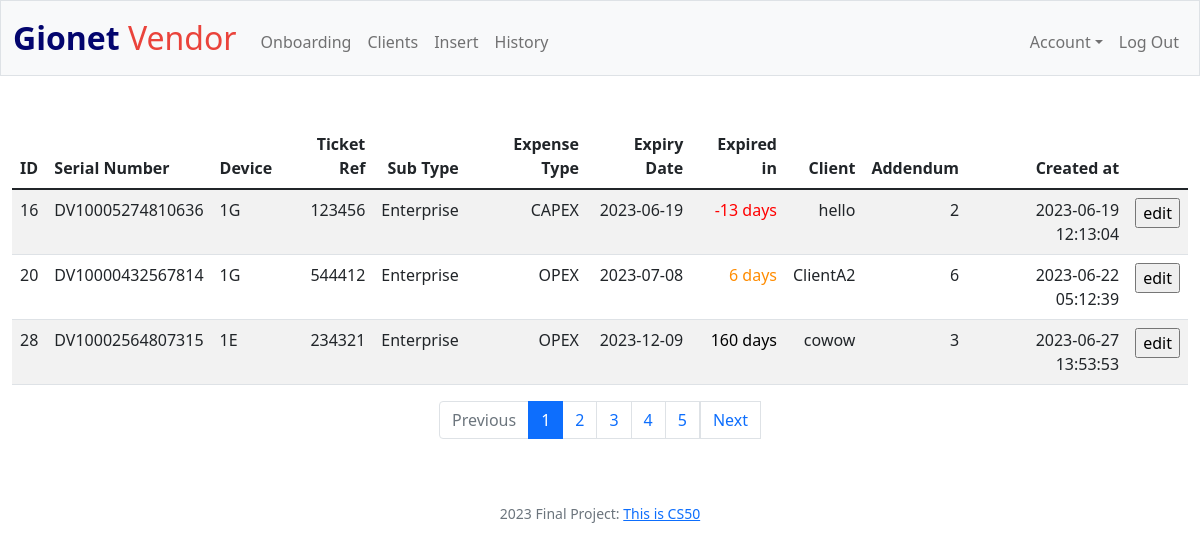
/ (signed in), run on the app's committed database.
### tables this page shows
CREATE TABLE tracking(
    id INTEGER PRIMARY KEY AUTOINCREMENT NOT NULL,
    serial_num TEXT NOT NULL,
    Device TEXT NOT NULL,
    ticket_ref INTEGER NOT NULL,
    subs_type TEXT NOT NULL,
    expense_type TEXT NOT NULL,
    exp_date DATE NOT NULL,
    client TEXT NOT NULL,
    Addendum INTERGER NOT NULL,
    created_at TEXT DEFAULT CURRENT_TIMESTAMP
, user_id INTEGER);

### app.py (the view)
@app.route("/")
@login_required
def index():
    per_page = 3
    total_rows = db.execute("SELECT COUNT(*) FROM tracking")
    total_pages = math.ceil(total_rows[0]["COUNT(*)"] / per_page)
    page = request.args.get('page', 1, type=int)
    offset = (page - 1) * per_page
    transactions = db.execute(
        "SELECT id, serial_num, Device, ticket_ref, subs_type, expense_type, exp_date, client, addendum, created_at FROM tracking;")
    for row in transactions:
        exp_date = row["exp_date"]
        year = exp_date // 10000
        month = (exp_date // 100) % 100
        day = exp_date % 100
        date_obj = date(year, month, day)
        row["expiry"] = date_obj
        expiration = date_obj - date.today()
        row["expiration"] = expiration.days
    sorted_transactions = sorted(transactions, key=lambda row: row["expiration"])
    transactions = sorted_transactions[offset:offset + per_page]
    return render_template("index.html", database=transactions, page=page, total_pages=total_pages)

### app.py (called while the page is built)
@app.after_request
def after_request(response):
    response.headers["Cache-Control"] = "no-cache, no-store, must-revalidate"
    response.headers["Expires"] = 0
    response.headers["Pragma"] = "no-cache"
    return response

@app.context_processor
def inject_user():
        user_id = session.get('user_id')
        if user_id:
            user = db.execute("SELECT username FROM users WHERE id = ?", user_id)
            if user:
                return {'username': user[0]['username']}
        return {}

### helpers.py (called while the page is built)
def login_required(f):
    @wraps(f)
    def decorated_function(*args, **kwargs):
        if session.get("user_id") is None:
            return redirect("/login")
        return f(*args, **kwargs)
    return decorated_function

### templates/index.html (shortened to what this page needs)
{% extends "layout.html" %}
{% block main %}
    <form action="/index" method="post">
        <table class="table table-striped">
                <thead>
                    <tr>
                        <th class="text-start">ID</th>
                        <th class="text-start">Serial Number</th>
                        <th class="text-start">Device</th>
                        <th class="text-end">Ticket Ref</th>
                        <th class="text-end">Sub Type</th>
                        <th class="text-end">Expense Type</th>
                        <th class="text-end">Expiry Date</th>
                        <th class="text-end">Expired in</th>
                        <th class="text-end">Client</th>
                        <th class="text-end">Addendum</th>
                        <th class="text-end">Created at</th>
                    </tr>
                </thead>
            <tbody>
                {% for row in database %}
                    <tr>
                        <td class="text-start">{{ row["id"] }}</td>
                        <td class="text-start">{{ row["serial_num"] }}</td>
                        <td class="text-start">{{ row["Device"] }}</td>
                        <td class="text-end">{{ row["ticket_ref"] }}</td>
                        <td class="text-end">{{ row["subs_type"] }}</td>
                        <td class="text-end">{{ row["expense_type"] }}</td>
                        <td class="text-end">{{ row["expiry"] }}</td>
                        <td class="text-end" style ="color: {% if 0 <= row['expiration'] <= 30 %}darkorange{% elif row['expiration'] < 0 %}red{% else %}black{% endif %};">
                            {{ row["expiration"] }} days
                        </td>
                        <td class="text-end">{{ row["client"] }}</td>
                        <td class="text-end">{{ row["Addendum"] }}</td>
                        <td class="text-end">{{ row["created_at"] }}</td>
                        <td>
                            <form action="{{ url_for('edit') }}" method ="GET">
                                <input type="submit" value="edit" />
                            </form>
                        </td>
                    </tr>
                {% endfor %}
            </tbody>
        </table>
            <div class="pagination_section d-flex justify-content-center">
                <ul class="pagination">
                    {% if page > 1 %}
                    <li>
                        <a class="page-link" href="/?page={{ page - 1 }}">Previous</a>
                    </li>
                    {% else %}
                    <li class="page-item disabled">
                        <a class="page-link" href="#" tabindex="-1">Previous</a>
                    </li>
                    {% endif %}
                    {% for p in range(1, total_pages + 1) %}
                    <li class="page-item {% if p == page %}active{% endif %}">
                        <a class="page-item"><a class="page-link" href="/?page={{ p }}">{{ p }}</a>
                    </li>
                    {% endfor %}
                    {% if page < total_pages %}
                    <li>
                        <a class="page-link" href="/?page={{ page + 1 }}">Next</a>
                    </li>
                    {% else %}
                    <li class="page-item disabled">
                        <a class="page-link" href="#">Next</a>
                    </li>
                    {% endif %}
                </ul>
            </div>
    </form>
{% endblock %}

### templates/layout.html (shortened to what this page needs)
<!DOCTYPE html>
<html lang="en">
    <head>
        <link href="https://cdn.jsdelivr.net/npm/bootstrap@5.1.3/dist/css/bootstrap.min.css" rel="stylesheet">
        <link href="/static/styles.css" rel="stylesheet">
    </head>
    <body>
        <nav class="bg-light border navbar navbar-expand-md navbar-light">
            <div class="container-fluid">
                <a class="navbar-brand" href="/"><span class="navy" style="font-weight: bold;">Gionet</span> <span class="red">Vendor</span></a>
                <div class="collapse navbar-collapse" id="navbar">
                    {% if session["user_id"] %}
                        <ul class="navbar-nav me-auto mt-2">
                            <li class="nav-item"><a class="nav-link" href="/onboarding">Onboarding</a></li>
                            <li class="nav-item"><a class="nav-link" href="/client_list">Clients</a></li>
                            <li class="nav-item"><a class="nav-link" href="/insert">Insert</a></li>
                            <li class="nav-item"><a class="nav-link" href="/history">History</a></li>
                        </ul>
                        <ul class="navbar-nav ms-auto mt-2">
                            <li class="nav-item dropdown">
                                <a class="nav-link dropdown-toggle" data-bs-toggle="dropdown">Account</a>
                            </li>
                            <li class="nav-item"><a class="nav-link" href="/logout">Log Out</a></li>
                        </ul>
                    {% else %}
                        <ul class="navbar-nav ms-auto mt-2">
                            <li class="nav-item"><a class="nav-link" href="/register">Register</a></li>
                            <li class="nav-item"><a class="nav-link" href="/login">Log In</a></li>
                        </ul>
                    {% endif %}
                </div>
            </div>
        </nav>
        <main class="container-fluid py-5 text-center">
            {% block main %}{% endblock %}
        </main>
        <footer class="mb-5 small text-center text-muted">
            2023 Final Project: <a href="https://cs50.harvard.edu/x/2023/project/">This is CS50</a>
        </footer>
    </body>
</html>

### static/styles.css (style rules this page uses)
nav .navbar-brand { font-size: xx-large; }
nav .navbar-brand .red { color: #ea433b; }
nav .navbar-brand .navy { color: #03056e; }

### data on the page
tracking: id "16", serial_num "DV10005274810636", Device "1G", ticket_ref "123456", subs_type "Enterprise", expense_type "CAPEX", expiry "2023-06-19", expiration "-13", client "hello", Addendum "2", created_at "2023-06-19 12:13:04"
tracking: id "20", serial_num "DV10000432567814", Device "1G", ticket_ref "544412", subs_type "Enterprise", expense_type "OPEX", expiry "2023-07-08", expiration "6", client "ClientA2", Addendum "6", created_at "2023-06-22 05:12:39"
tracking: id "28", serial_num "DV10002564807315", Device "1E", ticket_ref "234321", subs_type "Enterprise", expense_type "OPEX", expiry "2023-12-09", expiration "160", client "cowow", Addendum "3", created_at "2023-06-27 13:53:53"

### other printed values
{{ p }} "1" "2" "3" "4" "5"
